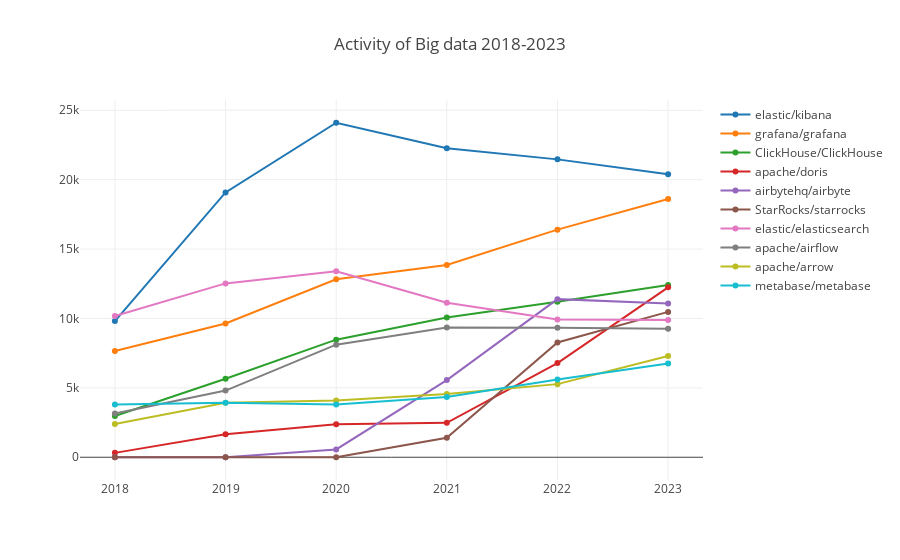

Notebook source saved alongside this figure:
### Code cell
processTechFieldDataActivity(':technology/big_data', 'Big data')

### Figure 1 — Plotly figure (JSON) as saved in the notebook; plotly's stock layout.template omitted (floating-point values rounded to 4 significant figures)
{"data": [{"name": "elastic/kibana", "x": [2018, 2019, 2020, 2021, 2022, 2023], "y": [9813.0, 19081, 24100.0, 22270.0, 21460.0, 20400.0]}, {"name": "grafana/grafana", "x": [2018, 2019, 2020, 2021, 2022, 2023], "y": [7658.0, 9635.0, 12830.0, 13860.0, 16400.0, 18600.0]}, {"name": "ClickHouse/ClickHouse", "x": [2018, 2019, 2020, 2021, 2022, 2023], "y": [2973.0, 5658.0, 8472.0, 10070.0, 11200.0, 12420.0]}, {"name": "apache/doris", "x": [2018, 2019, 2020, 2021, 2022, 2023], "y": [315.5, 1653.0, 2375.0, 2484.0, 6784.0, 12240.0]}, {"name": "airbytehq/airbyte", "x": [2018, 2019, 2020, 2021, 2022, 2023], "y": [0, 0, 565.9, 5558.0, 11390.0, 11070.0]}, {"name": "StarRocks/starrocks", "x": [2018, 2019, 2020, 2021, 2022, 2023], "y": [0, 0, 0, 1403.0, 8271.0, 10470.0]}, {"name": "elastic/elasticsearch", "x": [2018, 2019, 2020, 2021, 2022, 2023], "y": [10180.0, 12530.0, 13390.0, 11130.0, 9928.0, 9895.0]}, {"name": "apache/airflow", "x": [2018, 2019, 2020, 2021, 2022, 2023], "y": [3146.0, 4806.0, 8111.0, 9342.0, 9333.0, 9254.0]}, {"name": "apache/arrow", "x": [2018, 2019, 2020, 2021, 2022, 2023], "y": [2390.0, 3920.0, 4094.0, 4566.0, 5269.0, 7292.0]}, {"name": "metabase/metabase", "x": [2018, 2019, 2020, 2021, 2022, 2023], "y": [3804.0, 3921.0, 3792.0, 4334.0, 5606.0, 6754.0]}], "layout": {"autosize": true, "title": {"text": "Activity of Big data 2018-2023"}, "xaxis": {"autorange": true, "range": [2018.0, 2023.0], "type": "linear"}, "yaxis": {"autorange": true, "range": [-1989.0, 26090.0], "type": "linear"}}}
